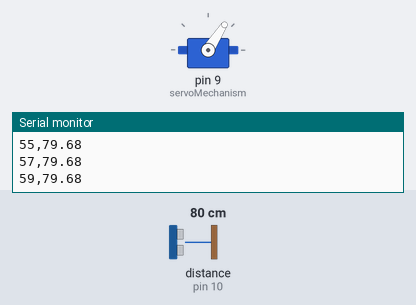
Simulated run of this sketch. Board: Arduino Uno, built with avr-gcc and run on an emulated ATmega328P. On the bench: servo, the last lines printed to the serial monitor. Wiring (inferred from the names in the program): ultrasonic range finder: trigger pin 11; echo pin 10. Inputs (shaded band) come from the test bench; at power-on: distance to the obstacle (sensor on pin 10) 80 cm. The echo pulse lasts 58.3 µs per cm.

Above: at 1.29 s.
1.3 s: distance to the obstacle (sensor on pin 10) set to 2 cm
At 1.6 s:
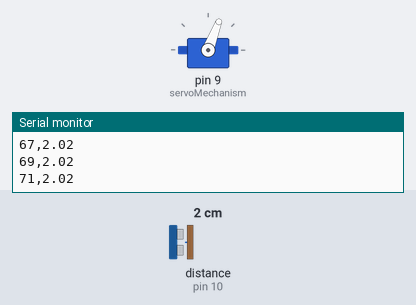
4.3 s: distance to the obstacle (sensor on pin 10) set to 120 cm
At 4.49 s:
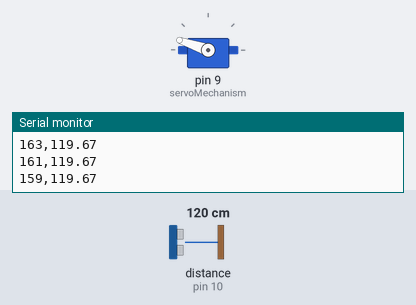
7.3 s: distance to the obstacle (sensor on pin 10) set to 4 cm
At 7.95 s:
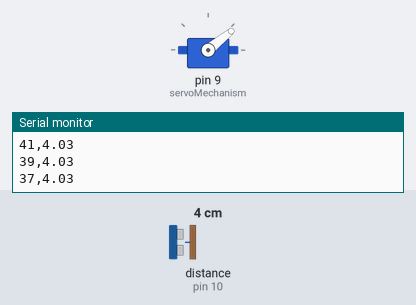
Timing chart, 0 to 16.3 s (numbered marks = the images above; inputs shaded):
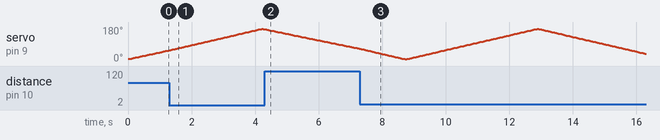

The sketch:

radar_mechanic.ino
```cpp
#include <Servo.h>

#define trigPin 11  // pin responsible for sending the signal to the ultrasonic sensor
#define echoPin 10  // pin responsible for receiving the signal from the ultrasonic sensor

Servo servoMechanism; // variable to control the servo mechanism
int position = 11;  // position - current position from 10 to 170 (servo can rotate from 0 to 180)
int change = 2;     // change, how much should servo move

void setup() { // this code is executed once when the program starts
  Serial.begin(9600);
  servoMechanism.attach(9);  // connect servo to pin 9

  pinMode(trigPin, OUTPUT);
  pinMode(echoPin, INPUT);
}

void loop() {
  servoMechanism.write(position); // set servo to the current position
  position += change; // change position for the next loop

  digitalWrite(trigPin, LOW); // set trigPin to LOW for a short time to ensure a clean signal
  delayMicroseconds(2);
  digitalWrite(trigPin, HIGH); // set trigPin to HIGH to send the signal (start of the signal)
  delayMicroseconds(2);
  digitalWrite(trigPin, LOW); // set trigPin to LOW to end the signal (end of the signal)

  long time = 0;
  double distance = 0;
  double velocity = 0.0343; // speed of sound in cm/µs (343 m/s converted to cm/µs)
  time = pulseIn(echoPin, HIGH); // wait for the signal to return and measure the time it takes (in microseconds)
  distance = velocity * time / 2; // calculate the distance based on the time (elaboration in readme.md, why we divide by 2)
  Serial.print(position);
  Serial.print(",");
  Serial.println(distance);

  delay(50);
  if (position <= 10 || position >= 170) change = -change; // if the servo reaches the limits (10 or 170), change the direction of movement
}
```
